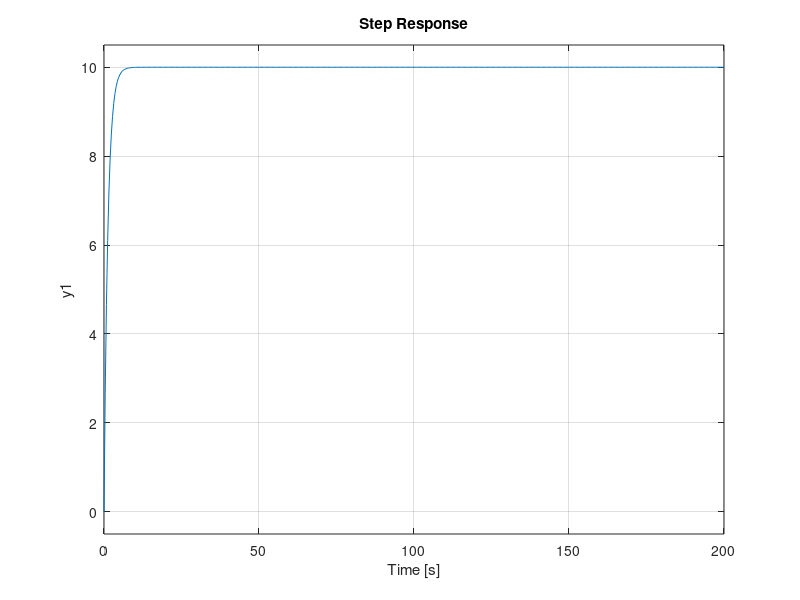

Here is the MATLAB script that generated this plot:
% system params
m = 1000;
b = 50;
r = 10;

% open-loop
s = tf('s');
P_cruise = 1/(m*s + b);

%-------------------------
%-------------------------

% PID params
Kp = 800;
Ki = 40;
Kd = 0;

% transfer function
C = pid(Kp, Ki, Kd);                % controller
T = feedback(C * P_cruise, 1);

% plot
step(r * T);